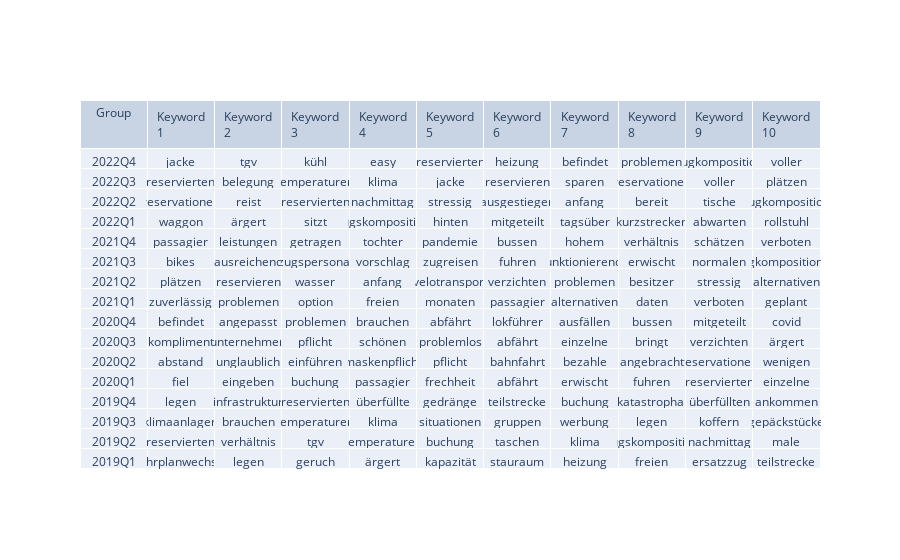

This figure's notebook cell:
### Code cell
yearquarter_keywords = find_trending_keywords_diff_normaized(df_text, filter_column='yearquarter', text_column='text_preprocessed_tokenized')
yearquarter_keywords = trending_keywords_to_dataframe(yearquarter_keywords)
#yearquarter_keywords_general
create_export_table(convert_resulttable_to_wide_format(yearquarter_keywords), filename="../../exports/tables/yearquarter_keywords_group_specific.html")
export_table_to_xlsx(convert_resulttable_to_wide_format(yearquarter_keywords), filename="../../exports/tables/yearquarter_keywords_group_specific.xlsx")

### Figure 1 — Plotly figure (JSON) as saved in the notebook; plotly's stock layout.template omitted (floating-point values rounded to 4 significant figures; data arrays with more than 128 entries replaced by an {"elided": "..."} marker saying what was removed)
{"data": [{"cells": {"values": {"elided": "11x16 str values"}}, "header": {"values": ["Group", "Keyword 1", "Keyword 2", "Keyword 3", "Keyword 4", "Keyword 5", "Keyword 6", "Keyword 7", "Keyword 8", "Keyword 9", "Keyword 10"]}, "type": "table"}], "layout": {}}
